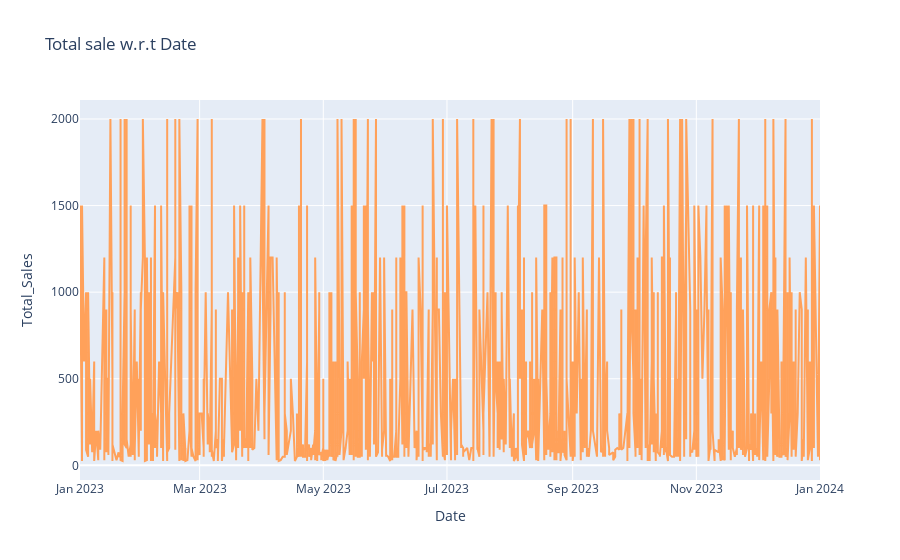

The notebook cell saved with this chart:
### Markdown cell above
### 11.Plotting using Plotly

### Code cell
# plot using plotly 
fig= px.line(df, x="Date", y="Total_Sales",  title= "Total sale w.r.t Date")
# Changing color of line in graph
fig.update_traces(line_color='#FFA15A')
fig.show()

### Figure 1 — Plotly figure (JSON) as saved in the notebook; plotly's stock layout.template omitted (floating-point values rounded to 4 significant figures; data arrays with more than 128 entries replaced by an {"elided": "..."} marker saying what was removed)
{"data": [{"hovertemplate": "Date=%{x}<br>Total_Sales=%{y}<extra></extra>", "legendgroup": "", "line": {"color": "#FFA15A", "dash": "solid"}, "marker": {"symbol": "circle"}, "mode": "lines", "name": "", "orientation": "v", "showlegend": false, "type": "scatter", "x": {"elided": "1000 str values"}, "xaxis": "x", "y": {"elided": "1000 int values"}, "yaxis": "y"}], "layout": {"legend": {"tracegroupgap": 0}, "title": {"text": "Total sale w.r.t Date"}, "xaxis": {"anchor": "y", "domain": [0, 1], "title": {"text": "Date"}}, "yaxis": {"anchor": "x", "domain": [0, 1], "title": {"text": "Total_Sales"}}}}
